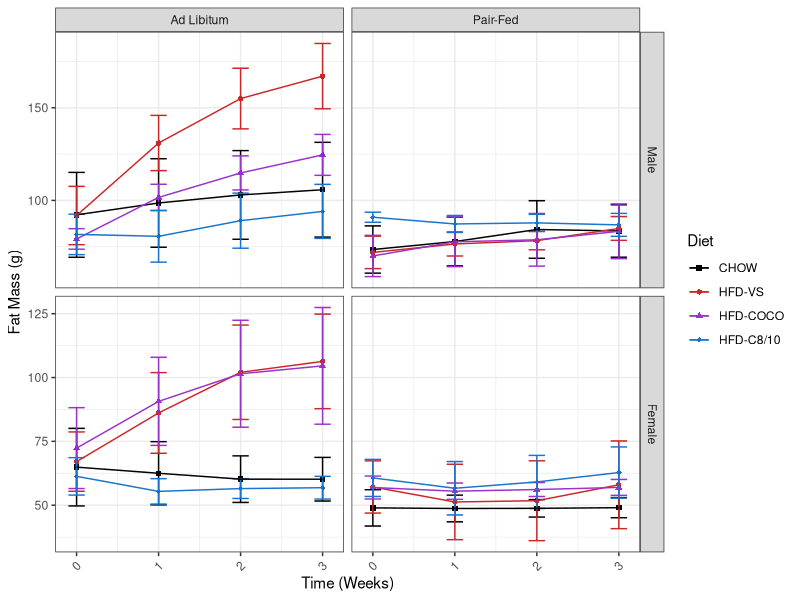
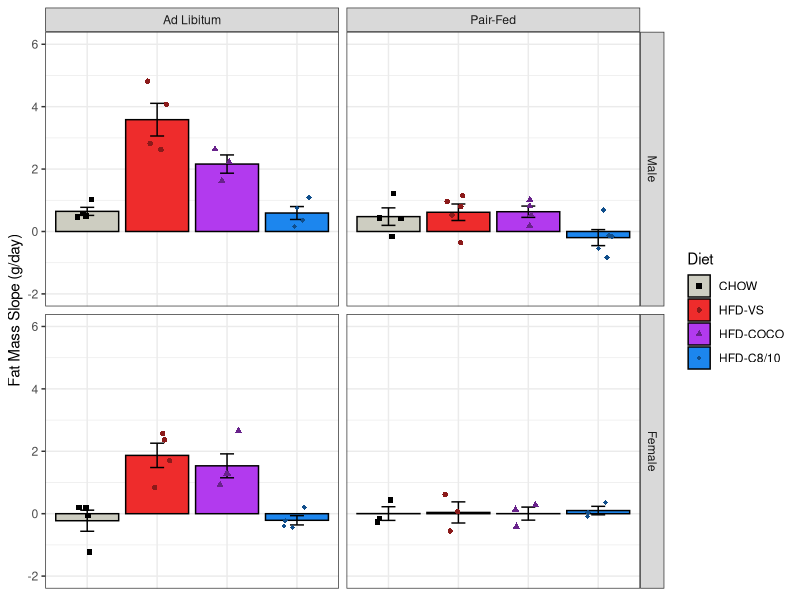
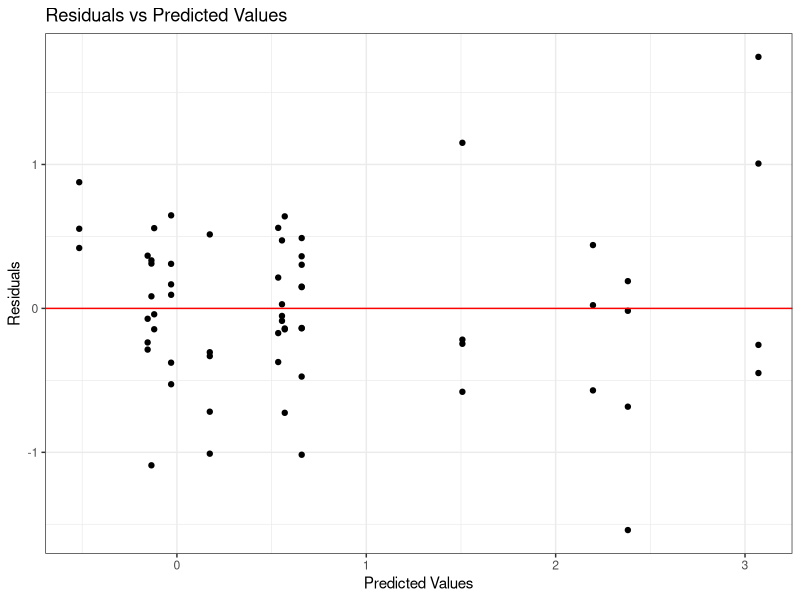
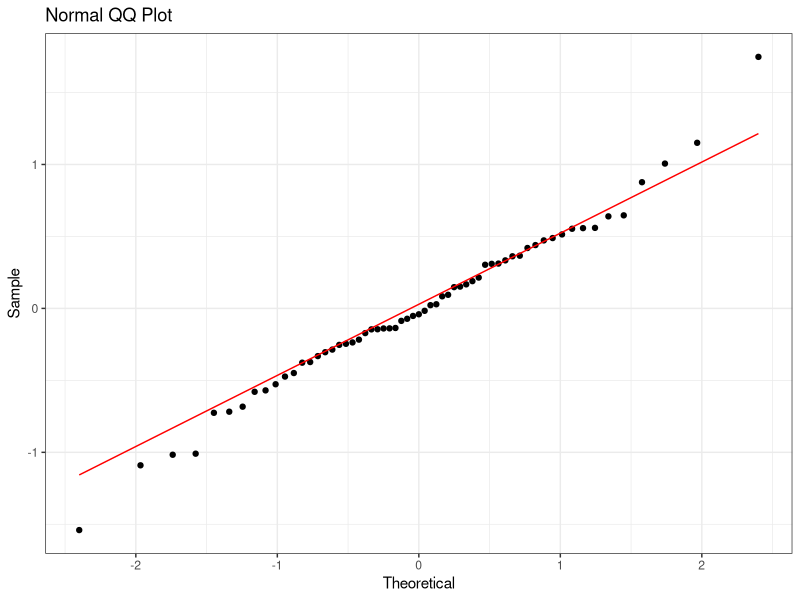

These figures' R source, in order:
## ---- chunk 1
#| label: load-packages
#| output: false

library("tidyverse")
## ---- chunk 2
#| label: session-info
sessionInfo()
## ---- chunk 3
#| label: mydata

# Create a dataframe called mydata
mydata <- 
  
  # Import the data
  read_csv(
    file = "data/experiment-1-statsdata.csv",
    show_col_types = FALSE
    ) |>
  
  # Select the variables of interest 
  # ei = energy intake
  select(id, cohort, sex, diet, fm_0:fm_21) |>
  
  # Exclude subject 7
  filter(id != 7) |>
  
  # Tidy data
  pivot_longer(
    cols = starts_with("fm"),
    names_to = "day",
    values_to = "fat_mass",
    values_drop_na = TRUE
    ) |>
  
  # Transform data
  mutate(
  
    # Recode categorical variables as factors
    id = factor(id),
    cohort = factor(
      cohort,
      levels = c(0, 1),
      labels = c("Ad Libitum", "Pair-Fed")
      ),
    sex = factor(
      sex,
      levels = c(0, 1),
      labels = c("Male", "Female")
      ),
    diet = factor(
      diet,
      levels = c(0, 1, 2, 3),
      labels = c("CHOW", "HFD-VS", "HFD-COCO", "HFD-C8/10")
      ),
    
    # Recode sex using sum coding
    sex_sum = C(sex, sum),
    
    # Compute time in weeks
    day = parse_number(day),
    week = day/7,
    .before = fat_mass,
    )

# View a summary of the data
summary(mydata)
## ---- chunk 4
#| label: line-plot

# Create a line plot of each subject's fat mass over time
line_plot <-
  mydata |>  
  ggplot(
    aes(
      x = week, 
      y = fat_mass, 
      color = diet, 
      shape = diet
      )
    ) +
  
  # Facet by sex and cohort
  facet_grid(
    sex ~ cohort,
    scales = "free_y"
    ) + 
  
  # Plot the observed means as points
  stat_summary(
    fun = mean,
    geom = "point"
    ) +
  
  # Plot the observed standard errors as errorbars
  stat_summary(
    fun.data = mean_se,
    geom = "errorbar",
    width = 0.2
    ) +
  
  # Plot connecting lines
  stat_summary(
    fun = mean,
    geom = "line"
    ) +
  
  # Change color title and scale
  scale_color_manual(
    name = "Diet",
    values = c(
      "CHOW"      = "black",
      "HFD-VS"    = "firebrick3",
      "HFD-COCO"  = "darkorchid3",
      "HFD-C8/10" = "dodgerblue3"
      )
    ) +
  
  # Change shape title and scale
  scale_shape_manual(
    name = "Diet",
    values = c(
      "CHOW"      = 15,
      "HFD-VS"    = 16,
      "HFD-COCO"  = 17,
      "HFD-C8/10" = 18
      )
    ) +
  
  # Change y-axis title and scale
  labs(y = "Fat Mass (g)") +
  
  # Change x-axis title and scale
  scale_x_continuous(
    name = "Time (Weeks)",
    breaks = seq(from = 0, to = 4, by = 1)) +
  
  # Change overall plot theme
  theme_bw() + 
  
  # Rotate and adjust the x-axis tick labels
  theme(
    axis.text.x = element_text(
      angle = 45,
      vjust = 0.5,
      hjust = 0.5
      )
    )

# Show the plot
line_plot
## ---- chunk 5
#| label: model-data

# Create a new data frame called model_data
model_data <-
  
  # Copy the original dataframe
  mydata |>
  
  # Group by subject id
  group_by(id) |>
  
  # Filter the data to include only days 0 or 21
  filter(day == 0 | day == 21) |>

  # Compute the slope of body weight
  mutate(
    fat_mass_slope = 
      (fat_mass - lag(fat_mass)) / (day - lag(day))
  ) |>
  
  # Ungroup by id
  ungroup() |> 
  
  # Select only the relevant columns
  select(
    id, cohort, sex, sex_sum, diet, fat_mass_slope
  ) |>
  
  # Drop na values
  drop_na(fat_mass_slope)

# Show a summary of the data
summary(model_data)
## ---- chunk 6
#| label: bar-plot

# Create a bar plot of each subject's fat mass slope
bar_plot <-
  model_data |>  
  ggplot(
    aes(
      x     = diet, 
      y     = fat_mass_slope, 
      color = diet, 
      fill  = diet,
      shape = diet
      )
    ) +
  
  # Facet by sex and cohort
  facet_grid(
    sex ~ cohort,
    ) + 
  
  # Plot the observed means as points
  stat_summary(
    fun = mean,
    geom = "bar",
    color = "black",
    ) +
  
  # Plot the observed standard errors as errorbars
  stat_summary(
    fun.data = mean_se,
    geom = "errorbar",
    color = "black",
    width = 0.2
    ) +
  
  # Plot individual data points
  geom_point(
    position = position_jitter(
      width = 0.2
    )
  ) +
  
  # Change color title and scale
  scale_color_manual(
    name = "Diet",
    values = c(
      "CHOW"      = "black",
      "HFD-VS"    = "firebrick4",
      "HFD-COCO"  = "darkorchid4",
      "HFD-C8/10" = "dodgerblue4"
      )
    ) +
  
  # Change fill title and scale
  scale_fill_manual(
    name = "Diet",
    values = c(
      "CHOW"      = "ivory3",
      "HFD-VS"    = "firebrick2",
      "HFD-COCO"  = "darkorchid2",
      "HFD-C8/10" = "dodgerblue2"
      )
    ) +
  
  # Change shape title and scale
  scale_shape_manual(
    name = "Diet",
    values = c(
      "CHOW"      = 15,
      "HFD-VS"    = 16,
      "HFD-COCO"  = 17,
      "HFD-C8/10" = 18
      )
    ) +
  
  # Change x-axis title
  labs(x = "Diet") +
  
  # Change y-axis title and scale
  scale_y_continuous(
    name = "Fat Mass Slope (g/day)",
    limits = c(-2, 6),
    breaks = seq(from = -2, to = 6, by = 2)
  ) +
  
  # Change overall plot theme
  theme_bw() + 
  
  # Remove x-axis tick labels
  theme(
    axis.title.x = element_blank(),
    axis.text.x  = element_blank(),
    axis.ticks.x = element_blank()
    )

# Show the plot
bar_plot
## ---- chunk 7
#| label: model

# Build a linear model with the outcome variable average energy intake and the predictors sex, diet, cohort, and the interaction between diet and cohort
model <- lm(fat_mass_slope ~ sex_sum + diet * cohort, data = model_data)
## ---- chunk 8
#| label: model-data-fits

# Add the fitted and residual values to the dataset
model_data_fits <- 
  model_data |>
  mutate(
    fits = c(fitted(model)),
    resids = c(residuals(model))
  )
## ---- chunk 9
#| label: residuals-plot

# Create a residuals plot to check for linearity and homoskedasticity
residuals_plot <-
  model_data_fits |>
  ggplot(
    aes(x = fits, y = resids)
  ) +
  
  # Plot individual data points
  geom_point() +
  
  # Plot a horizontal line at y = 0
  geom_hline(yintercept = 0, col = "red") + 
  
  # Change aesthetics
  labs(
    title = "Residuals vs Predicted Values",
    x = "Predicted Values",
    y = "Residuals"
  ) +
  theme_bw() 

# Show the plot
residuals_plot
## ---- chunk 10
#| label: qq-plot

# Create a QQ plot to check for normality
qq_plot <-
  model_data_fits |>
  ggplot(
    aes(sample = resids)
  ) +
  
  # Plot boxplots
  geom_qq() +
  geom_qq_line(col = "red") +
  
  # Change aesthestics
  labs(
    title = "Normal QQ Plot",
    x = "Theoretical",
    y = "Sample"
  ) +
  theme_bw() 

# Show the plot
qq_plot
## ---- chunk 11
# Perform omnibus tests
model |> anova()
## ---- chunk 12
# Produce summary output
model |> summary()
## ---- chunk 13
#| label: model-vs

# Relevel factors to change reference group to HFD-VS
model_data_vs <- 
  model_data |>
  mutate(
    diet = fct_relevel(diet, "HFD-VS"), # relevel diet
  )

# Build the model
model_vs <- 
  model |>
  update(
    data = model_data_vs
  )

# Produce the summary output
model_vs |> summary()
## ---- chunk 14
#| label: model-coco

# Relevel factors to change reference group to HFD-VS
model_data_coco <- 
  model_data |>
  mutate(
    diet = fct_relevel(diet, "HFD-COCO"), # relevel diet
  )

# Build the model
model_coco <- 
  model |>
  update(
    data = model_data_coco
  )

# Produce the summary output
model_coco |> summary()
